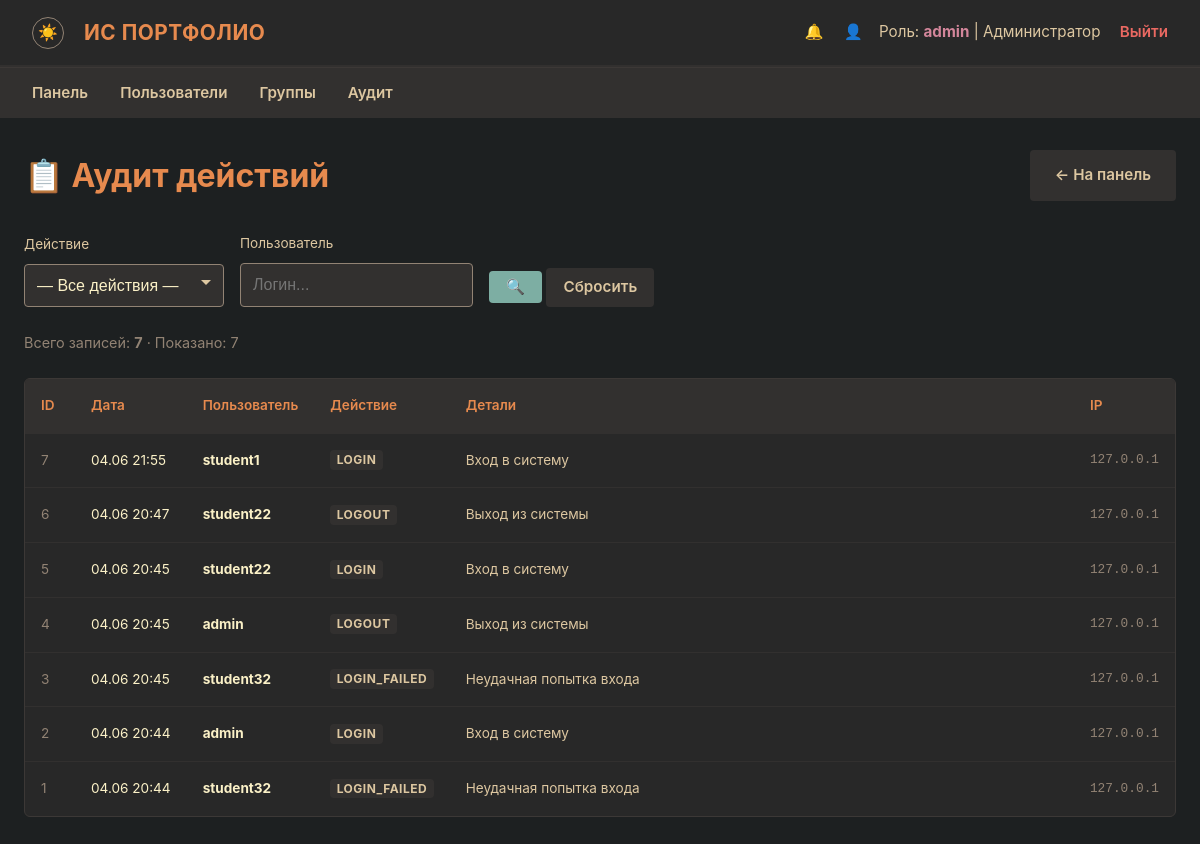
Page /admin/audit (signed in) on the earlier database version.
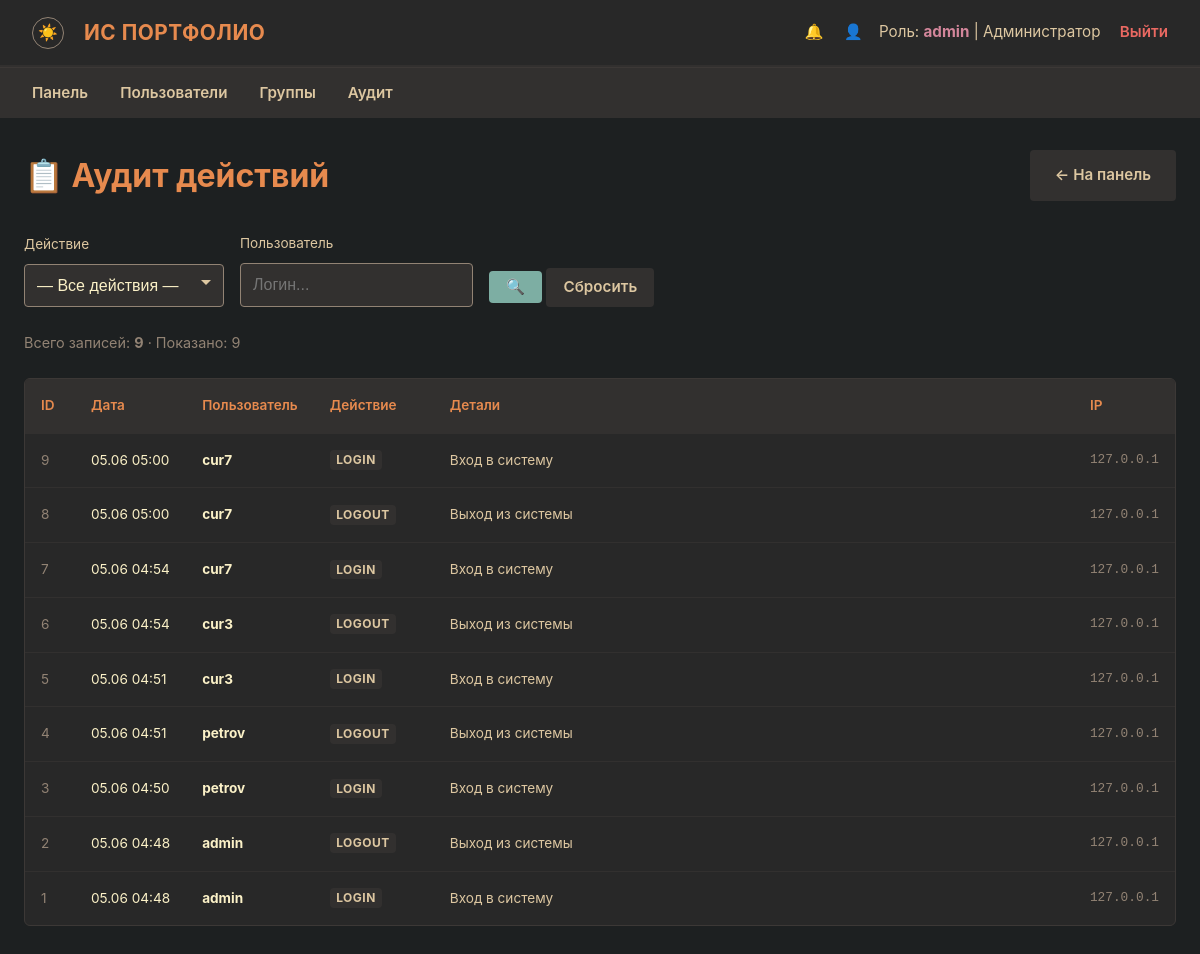
Same page on the later database version.
### models.py (models this page shows, shortened)
class User(Base):
    __tablename__ = 'users'
    id:          Mapped[int]       = mapped_column(Integer, primary_key=True)
    username:    Mapped[str]       = mapped_column(String(50), unique=True, nullable=False)
    password_hash: Mapped[str]     = mapped_column(String(256), nullable=False)
    role:        Mapped[str]       = mapped_column(String(20), nullable=False)
    last_name:   Mapped[Optional[str]] = mapped_column(String(50), nullable=True)
    first_name:  Mapped[Optional[str]] = mapped_column(String(50), nullable=True)
    patronymic:  Mapped[Optional[str]] = mapped_column(String(50), nullable=True)
    group_name:  Mapped[Optional[str]] = mapped_column(String(20), nullable=True)
    group_id:    Mapped[Optional[int]] = mapped_column(Integer, ForeignKey('groups.id'), nullable=True)
    events        = relationship('Event', back_populates='student', lazy=True, cascade='all, delete-orphan')
    notifications = relationship('Notification', back_populates='user', lazy=True, cascade='all, delete-orphan')
    curated_groups = relationship('Group', foreign_keys='Group.curator_id', back_populates='curator', lazy='select')

class AuditLog(Base):
    __tablename__ = 'audit_log'
    id:         Mapped[int] = mapped_column(Integer, primary_key=True)
    user_id:    Mapped[Optional[int]] = mapped_column(Integer, ForeignKey('users.id'), nullable=True)
    username:   Mapped[str] = mapped_column(String(50), nullable=False)
    action:     Mapped[str] = mapped_column(String(50), nullable=False)
    details:    Mapped[Optional[str]] = mapped_column(Text, nullable=True)
    ip_address: Mapped[Optional[str]] = mapped_column(String(45), nullable=True)
    created_at: Mapped[datetime] = mapped_column(DateTime, default=_utcnow, nullable=False)

### routes/admin.py (the view)
@router.get('/admin/audit')
async def admin_audit(request: Request, user: User = Depends(require_admin),
                       db: Session = Depends(get_db),
                       page: int = 1, action: str = '', username: str = ''):
    per_page = 50
    q = db.query(AuditLog)
    if action: q = q.filter(AuditLog.action == action)
    if username: q = q.filter(AuditLog.username.ilike(f'%{username}%'))
    q = q.order_by(desc(AuditLog.created_at))
    total = q.count()
    offset = (page - 1) * per_page
    logs = q.offset(offset).limit(per_page).all()
    actions_list = [r[0] for r in db.query(AuditLog.action).distinct().order_by(AuditLog.action).all()]
    return render(request, 'admin_audit.html', logs=logs, page=page,
                   per_page=per_page, total=total, actions=actions_list,
                   action_filter=action, user_filter=username)

### templates/admin_audit.html (shortened to what this page needs)
{% extends 'base.html' %}
{% block content %}
<div class="page-header">
    <h1 style="color: var(--orange); margin: 0;">📋 Аудит действий</h1>
    <a href="{{ url_for('admin_dashboard') }}" class="btn" style="background-color: var(--bg2); color: var(--fg1); text-decoration: none;">← На панель</a>
</div>
<form method="GET" style="display: flex; gap: 1rem; margin-bottom: 1.5rem; flex-wrap: wrap; align-items: flex-end;">
    <div class="form-group" style="margin: 0; min-width: 200px;">
        <label for="action" style="font-size: 0.85rem;">Действие</label>
        <select id="action" name="action" class="form-control" onchange="this.form.submit()">
            <option value="">— Все действия —</option>
        </select>
    </div>
    <div class="form-group" style="margin: 0; min-width: 200px;">
        <label for="username" style="font-size: 0.85rem;">Пользователь</label>
        <input type="text" id="username" name="username" class="form-control"
               placeholder="Логин..." value="{{ user_filter }}" onchange="this.form.submit()">
    </div>
    <div style="padding-top: 1.2rem;">
        <button type="submit" class="btn btn-primary" style="padding: 0.4rem 1rem;">🔍</button>
        <a href="{{ url_for('admin_audit') }}" class="btn" style="background: var(--bg2); color: var(--fg1); padding: 0.4rem 1rem;">Сбросить</a>
    </div>
</form>
<p style="color: var(--gray); font-size: 0.9rem; margin-bottom: 1rem;">
    Всего записей: <strong>{{ total }}</strong>
    · Показано: {{ logs|length }}
</p>
<div class="table-responsive">
    <table style="font-size: 0.85rem;">
        <thead>
            <tr>
                <th style="width: 50px;">ID</th>
                <th style="width: 110px;">Дата</th>
                <th style="width: 90px;">Пользователь</th>
                <th style="width: 120px;">Действие</th>
                <th>Детали</th>
                <th style="width: 100px;">IP</th>
            </tr>
        </thead>
        <tbody>
            {% for log in logs %}
            <tr>
                <td style="color: var(--gray);">{{ log.id }}</td>
                <td style="white-space: nowrap;">{{ log.created_at.strftime('%d.%m %H:%M') if log.created_at else '' }}</td>
                <td style="font-weight: bold; color: var(--fg0);">{{ log.username }}</td>
                <td><span class="status-badge" style="font-size: 0.75rem; background: var(--bg2); color: var(--fg1); padding: 0.15rem 0.4rem;">{{ log.action }}</span></td>
                <td style="color: var(--fg1); max-width: 350px; overflow: hidden; text-overflow: ellipsis; white-space: nowrap;" title="{{ log.details or '' }}">{{ log.details or '—' }}</td>
                <td style="color: var(--gray); font-family: monospace; font-size: 0.8rem;">{{ log.ip_address or '—' }}</td>
            </tr>
            {% else %}
            <tr><td colspan="6" style="text-align: center; color: var(--gray);">Нет записей.</td></tr>
            {% endfor %}
        </tbody>
    </table>
</div>
{% endblock %}

### templates/base.html (shortened to what this page needs)
<!DOCTYPE html>
<html lang="ru">
<head>
    <link rel="stylesheet" href="/static/css/style.css">
</head>
<body
    data-csrf-token="{{ csrf_token }}"
    data-user-authenticated="{{ 'true' if current_user else 'false' }}"
>
    {% if current_user %}
    <nav class="navbar">
        <div class="navbar-brand">
            <button class="theme-toggle" id="themeToggle" title="Сменить тему">☀️</button>
            ИС Портфолио
        </div>
        <div class="navbar-user">
            <a href="/notifications" style="color: var(--fg1); text-decoration: none; margin-right: 1rem; position: relative;">
                🔔
            </a>
            <a href="/profile" style="color: var(--fg1); text-decoration: none; margin-right: 0.75rem;">👤</a>
            Роль: <strong>{{ current_user.role }}</strong> |
            {% if current_user.last_name or current_user.first_name %}
            {{ current_user.last_name or '' }} {{ current_user.first_name or '' }} {{ current_user.patronymic or '' }}
            {% else %}
            {{ current_user.username }}
            {% endif %}
            <a href="/logout" class="logout-link">Выйти</a>
        </div>
    </nav>
    <nav class="role-nav">
        <ul>
            {% if current_user.role == 'admin' %}
            <li><a href="/admin/dashboard">Панель</a></li>
            <li><a href="/admin/users">Пользователи</a></li>
            <li><a href="/admin/groups">Группы</a></li>
            <li><a href="/admin/audit">Аудит</a></li>
            {% elif current_user.role == 'student' %}
            <li><a href="/student/dashboard">Моя панель</a></li>
            <li><a href="/student/create">Создать пост</a></li>
            <li><a href="/student/history">История</a></li>
            <li><a href="/rating">Рейтинг</a></li>
            {% elif current_user.role == 'curator' %}
            <li><a href="/curator/dashboard">Панель куратора</a></li>
            <li><a href="/curator/pending">Заявки</a></li>
            <li><a href="/curator/resolved">Журнал</a></li>
            <li><a href="/rating">Рейтинг</a></li>
            {% endif %}
        </ul>
    </nav>
    {% endif %}
    <div class="container">
        {% block content %}{% endblock %}
    </div>
</body>
</html>

### static/css/style.css (style rules this page uses)
:root { --bg0: #1d2021; --bg1: #282828; --bg2: #32302f; --bg3: #3c3836; --fg0: #fbf1c7; --fg1: #ddc7a1; --red: #ea6962; --green: #a9b665; --yellow: #d8a657; --blue: #7daea3; --orange: #e78a4e; --purple: #d3869b; --gray: #928374; }
* { box-sizing: border-box; margin: 0; padding: 0; }
body { background-color: var(--bg0); color: var(--fg0); font-family: -apple-system, BlinkMacSystemFont, "Segoe UI", Roboto, Helvetica, Arial, sans-serif; font-size: 16px; line-height: 1.6; padding-bottom: 3rem; }
.navbar { background-color: var(--bg1); padding: 1rem 2rem; display: flex; justify-content: space-between; align-items: center; border-bottom: 2px solid var(--bg2); box-shadow: 0 4px 6px rgba(0, 0, 0, 0.3); }
.navbar-brand { display: flex; align-items: center; gap: 0.5rem; font-weight: 700; color: var(--orange); font-size: 1.3rem; letter-spacing: 0.5px; text-transform: uppercase; }
.navbar-user { color: var(--fg1); font-size: 0.95rem; }
.navbar-user strong { color: var(--purple); }
.logout-link { color: var(--red); text-decoration: none; margin-left: 15px; font-weight: 600; border-bottom: 1px dashed transparent; transition: border-color 0.2s ease; }
.role-nav { background-color: var(--bg2); padding: 0.75rem 2rem; border-top: 1px solid var(--bg3); }
.role-nav ul { list-style: none; display: flex; gap: 2rem; margin: 0; }
.role-nav li { display: inline; }
.role-nav a { color: var(--fg1); text-decoration: none; font-weight: 600; font-size: 0.95rem; padding: 0.5rem 0; border-bottom: 2px solid transparent; transition: border-color 0.2s ease, color 0.2s ease; }
.container { max-width: 1200px; margin: 2rem auto; padding: 0 1.5rem; }
.form-group { margin-bottom: 1.25rem; }
.form-group label { display: block; margin-bottom: 0.5rem; color: var(--fg1); font-size: 0.95rem; }
.form-control { width: 100%; padding: 0.75rem; background-color: var(--bg2); border: 1px solid var(--gray); color: var(--fg0); border-radius: 4px; font-size: 1rem; transition: border-color 0.2s ease, box-shadow 0.2s ease; }
select.form-control { cursor: pointer; appearance: none; background-repeat: no-repeat; background-position: right 0.75rem center; padding-right: 2rem; }
.btn { display: inline-block; padding: 0.75rem 1.5rem; border: 1px solid transparent; border-radius: 4px; cursor: pointer; font-weight: 600; font-size: 0.95rem; text-align: center; text-decoration: none; transition: opacity 0.15s ease, transform 0.1s ease; }
.btn-primary { background-color: var(--blue); color: var(--bg0); }
.status-badge { padding: 0.25rem 0.6rem; border-radius: 4px; font-size: 0.8rem; font-weight: 700; text-transform: uppercase; letter-spacing: 0.5px; }
.table-responsive { width: 100%; overflow-x: auto; background-color: var(--bg1); border: 1px solid var(--bg3); border-radius: 6px; margin-top: 1.5rem; }
table { width: 100%; border-collapse: collapse; text-align: left; }
th, td { padding: 1rem; border-bottom: 1px solid var(--bg2); }
th { background-color: var(--bg2); color: var(--orange); font-weight: 600; }
tr:last-child td { border-bottom: none; }
.theme-toggle { background: none; border: 1px solid var(--gray); border-radius: 50%; width: 32px; height: 32px; display: inline-flex; align-items: center; justify-content: center; cursor: pointer; font-size: 1rem; line-height: 1; color: var(--fg1); margin-right: 0.75rem; vertical-align: middle; }
.page-header { display: flex; justify-content: space-between; align-items: center; margin-bottom: 2rem; flex-wrap: wrap; gap: 1rem; }

Differences in the rows shown:
added AuditLog: id "9", created_at "05.06 05:00", username "cur7", action "LOGIN", details "Вход в систему", ip_address "127.0.0.1"
added AuditLog: id "8", created_at "05.06 05:00", username "cur7", action "LOGOUT", details "Выход из системы", ip_address "127.0.0.1"
changed AuditLog id 7: created_at "04.06 21:55" → "05.06 04:54"; username "student1" → "cur7"
changed AuditLog id 6: created_at "04.06 20:47" → "05.06 04:54"; username "student22" → "cur3"
changed AuditLog id 5: created_at "04.06 20:45" → "05.06 04:51"; username "student22" → "cur3"
changed AuditLog id 4: created_at "04.06 20:45" → "05.06 04:51"; username "admin" → "petrov"
changed AuditLog id 3: created_at "04.06 20:45" → "05.06 04:50"; username "student32" → "petrov"; action "LOGIN_FAILED" → "LOGIN"; details "Неудачная попытка входа" → "Вход в систему"
changed AuditLog id 2: created_at "04.06 20:44" → "05.06 04:48"; action "LOGIN" → "LOGOUT"; details "Вход в систему" → "Выход из системы"
changed AuditLog id 1: created_at "04.06 20:44" → "05.06 04:48"; username "student32" → "admin"; action "LOGIN_FAILED" → "LOGIN"; details "Неудачная попытка входа" → "Вход в систему"
Other differences:
{{ total }}: "7" → "9"
{{ logs|length }}: "7" → "9"
